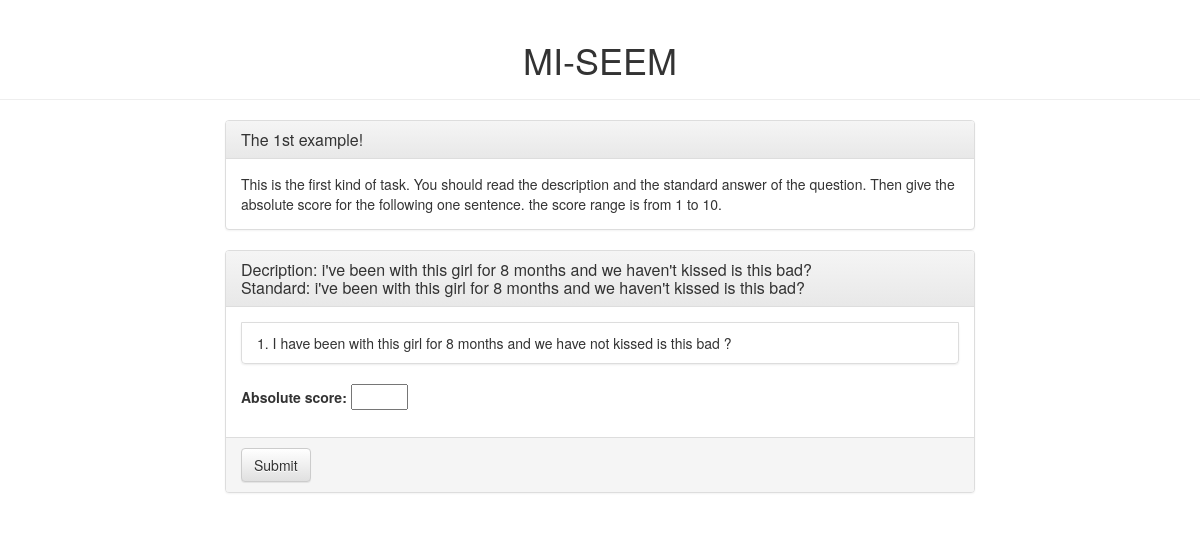
The app's page /miseem/example1, older data.
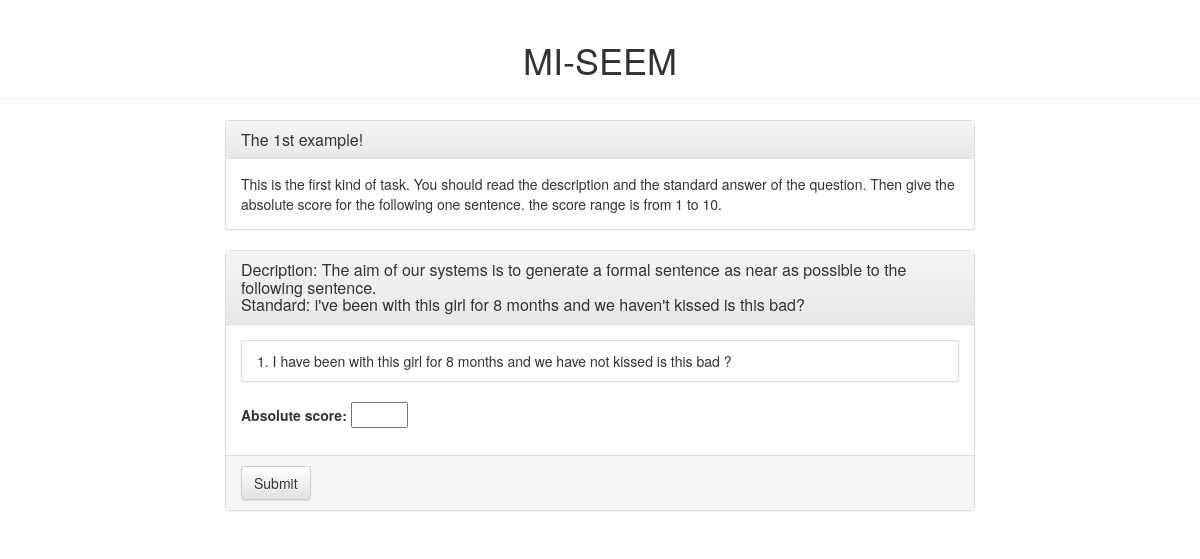
The same page, newer data.
### miseem/models.py (models this page shows, shortened)
class Question(models.Model):
    description = models.TextField()
    standard = models.TextField()
    frequence = models.IntegerField(default = 0)

class Sentence(models.Model):
    belong_to_system = models.ForeignKey('System', on_delete = models.CASCADE)
    belong_to_question = models.ForeignKey('Question', on_delete = models.CASCADE)
    content = models.TextField()
    frequence = models.IntegerField(default = 0)

### miseem/views.py (the view, shortened to what this page needs)
# urls.py: path('example<int:current>', views.example, name='example'),
def example(request, current):
    context = {}
    context['current'] = current
    if current == 1:
        context['head'] = "The 1st example!"
        context['body'] = "This is the first kind of task. You should read the description and the standard answer of the question. Then give the absolute score for the following one sentence. the score range is from 1 to 10."
    elif current == 2:
        context['head'] = "The 2nd example!"
        context['body'] = "This is the second kind of task. You should read the description and the standard answer of the question. Then give the relative score for the following two sentence, the result is limited to three, either one Win or Tie."
    elif current == 3:
        context['head'] = "The 3rd example!"
        context['body'] = "This is the third kind of task. You should read the description and the standard answer of the question. Then give the rank score for the following three sentence, the result is limited to six different order of the three."
    else:
        return render(request, 'sorry.html')
    if request.method == "GET":
        if current == 1:
            total_num = Sentence.objects.count()-1
            chosen_id = randint(0, total_num)
            chosen_sentence = Sentence.objects.all()[chosen_id]
            chosen_question = chosen_sentence.belong_to_question
            context['chosen_sentence'] = [(chosen_sentence.pk, chosen_sentence.content)]
            context['chosen_description'] = chosen_question.description
            context['chosen_standard'] = chosen_question.standard
            context['form'] = PointWise()
    elif request.method != "POST":
        response = render(request, 'sorry.html')
    response = render(request, 'example.html', context)
    return response

### miseem/forms.py
class PointWise(Form):
    absolute_score = IntegerField(max_value = 10, min_value = 0)

### miseem/templates/example.html (shortened to what this page needs)
{% extends 'miseem_base.html' %}
{% block content %}
    <div class="panel panel-default">
        <div class="panel-heading">
            <h3 class="panel-title">
                {{ head }}
            </h3>
        </div>
        <div class="panel-body">
		{{ body }}
        </div>
    </div>
{% endblock content %}
{% block form %}
{% ifequal request.method "GET" %}
    <form action={% url 'miseem:example' current %} method="post" class="panel panel-default">
        <div class="panel-heading">
            <h3 class="panel-title">
                Decription: {{ chosen_description }}
                <br/>
                Standard: {{ chosen_standard }}
            </h3>
        </div>
        <div class="panel-body">
            <ol class = "list-group">
                {% for sentence in chosen_sentence %}
                    <li class = "list-group-item">{{ forloop.counter }}. {{ sentence.1 }}</li>
                {% endfor %}
            </ol>
            {{ form.as_p }}
        </div>
        <div class="panel-footer">
            <button type="submit" class="btn btn-default">Submit</button>
        </div>
    </form>
{% endifequal %}
{% endblock form %}

### miseem/templates/miseem_base.html (shortened to what this page needs)
{% extends 'base.html' %}
{% block body %}
    <div class="page-header">
        <h1 align = "center">MI-SEEM</h1>
    </div>
    <div class="container-fluid">
        <div class="row col-md-8 col-md-offset-2">
            {% block content %}{% endblock content %}
        </div>
        <div class="row col-md-8 col-md-offset-2">
            {% block form %}{% endblock form %}
        </div>
        <div class="row col-md-8 col-md-offset-2">
        </div>
    </div>
{% endblock body %}

### templates/base.html (shortened to what this page needs)
{% load staticfiles %}
<!DOCTYPE html>
<html lang="zh-CN">
<head>
    <link rel = 'stylesheet' href="{% static 'css/base.css' %}">
    <link rel="stylesheet" href="https://cdn.jsdelivr.net/npm/bootstrap@3.3.7/dist/css/bootstrap.min.css">
    <link rel="stylesheet" href="https://cdn.jsdelivr.net/npm/bootstrap@3.3.7/dist/css/bootstrap-theme.min.css">
</head>
<body>
    {% block body %}
    {% endblock body %}
</body>
</html>

### static/css/base.css (style rules this page uses)
.list-group-item { display: list-item; }

Row changes from the older to the newer data that the page shows:
changed Question: description "i've been with this girl for 8 months and we haven't kissed is this bad?" → "The aim of our systems is to generate a formal sentence as near as possible to the following sentence."
